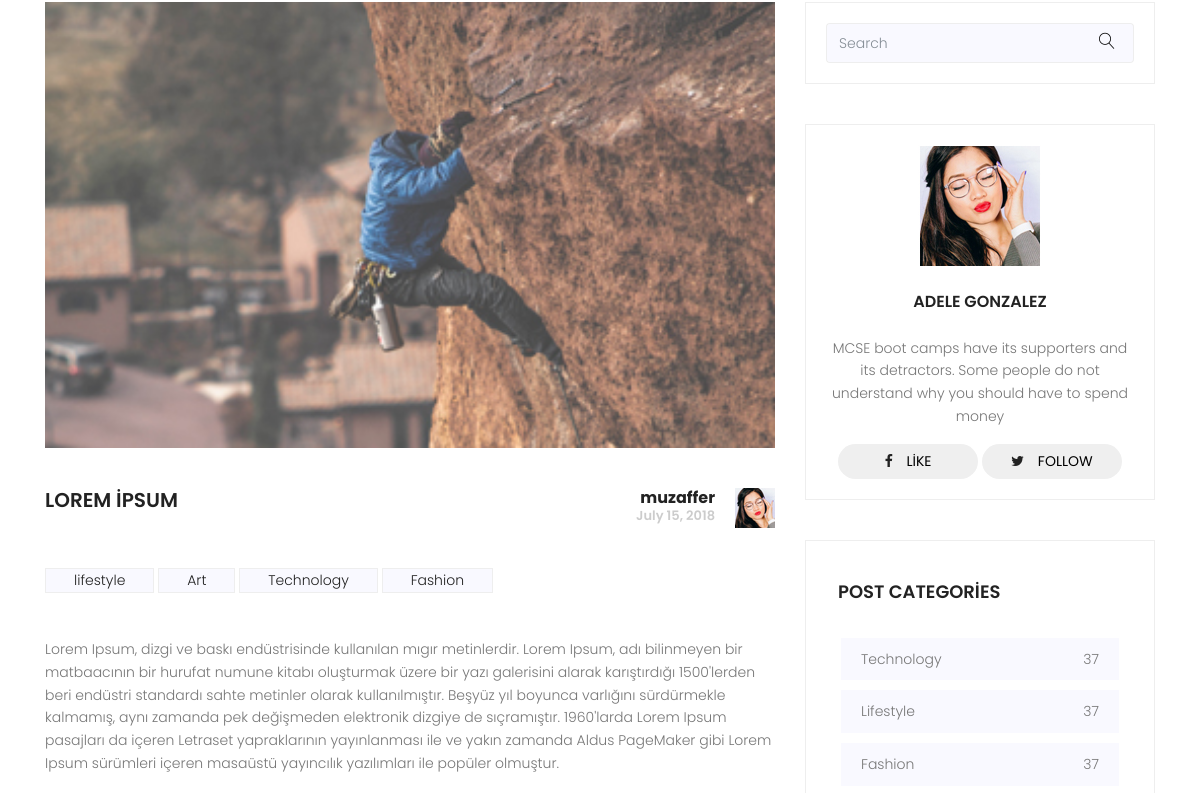
/detail/lorem-ipsum (middle part), run on an earlier commit of the app's database.
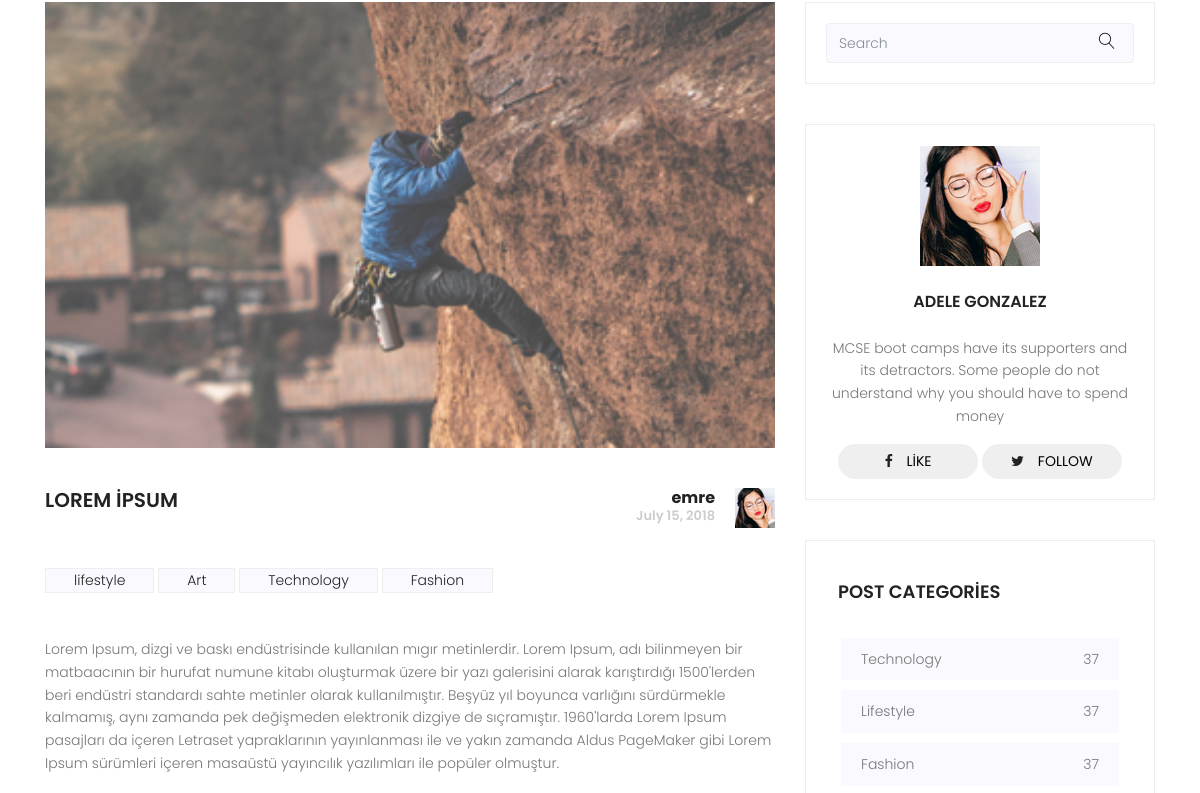
And on a later commit of the database.
### posts/models.py (models this page shows, shortened)
class Post(models.Model):
    user = models.ForeignKey(settings.AUTH_USER_MODEL,on_delete=models.CASCADE,default=1)
    title = models.CharField(max_length=150)
    image = models.ImageField(upload_to='uploads/',blank=True)
    content = models.TextField()
    slug = models.SlugField(unique=True)
    created = models.DateField(auto_now_add=True)
    updated = models.DateField(auto_now=True)

### posts/views.py (the view)
# urls.py: path('detail/<slug:slug>', views.PostDetail.as_view(),name='single'),
class PostDetail(DetailView):
    template_name = "posts/single.html"
    model = Post
    context_object_name = "single"

### posts/templates/posts/single.html (shortened to what the changed rows need)
{% extends "base.html" %}
{% load static %}
{% block content %}
    <div class="post-wrapper pt-100">
        <section class="post-area">
            <div class="container">
                <div class="row justify-content-center">
                    <div class="col-lg-8">
                        <div class="single-page-post">
                            <img class="img-fluid" src="{{ single.image.url }} "  width="100%" alt="">
                            <div class="top-wrapper ">
                                <div class="row d-flex justify-content-between">
                                    <h2 class="col-lg-8 col-md-12 text-uppercase">
                                        {{ single.title }}
                                    </h2>
                                    <div class="col-lg-4 col-md-12 right-side d-flex justify-content-end">
                                        <div class="desc">
                                           <h2>{{ single.user.username }}</h2>
                                            <h3>{{ single.created }}</h3>
                                        </div>
                                        <div class="user-img">
                                        </div>
                                    </div>
                                </div>
                            </div>
                            <div class="tags">
                                <ul>
                                </ul>
                            </div>
                            <div class="single-post-content">
                             <p>{{ single.content }}</p>
                            </div>
                        </div>
                    </div>
                    <div class="col-lg-4 sidebar-area ">
                        <div class="single_widget about_widget">
                            <h2 class="text-uppercase">Adele Gonzalez</h2>
                        </div>
                    </div>
                </div>
            </div>
        </section>
    </div>
{% endblock %}

What changed in the data, as far as the page shows it:
changed Post "LOREM İPSUM": user.username "muzaffer" → "emre"
